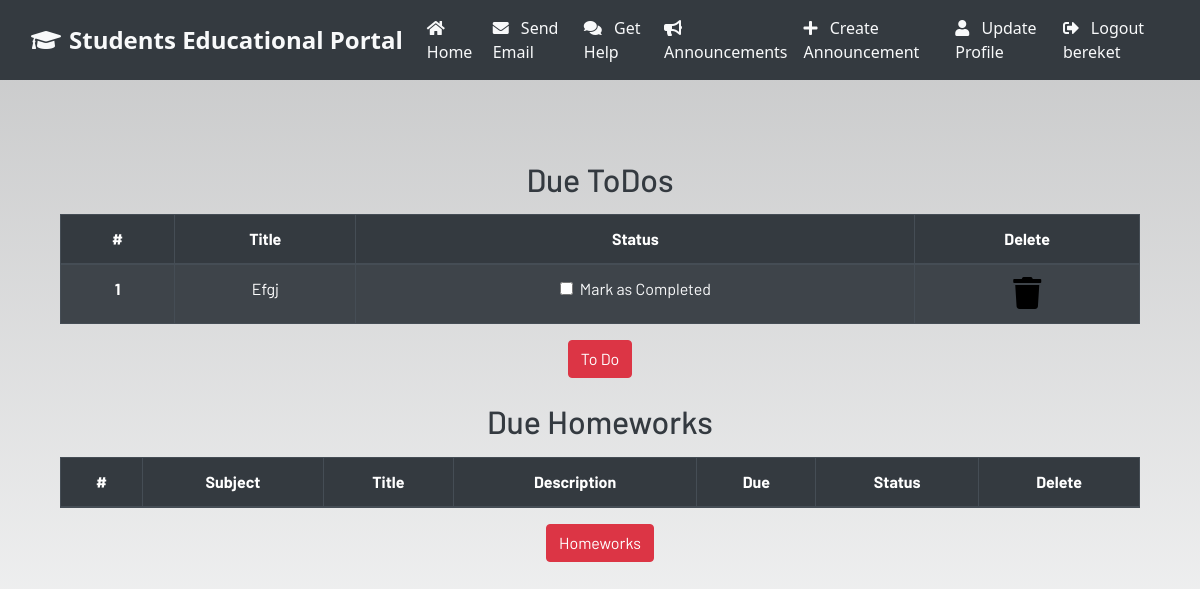
/profile/ (signed in), run on an earlier commit of the app's database.
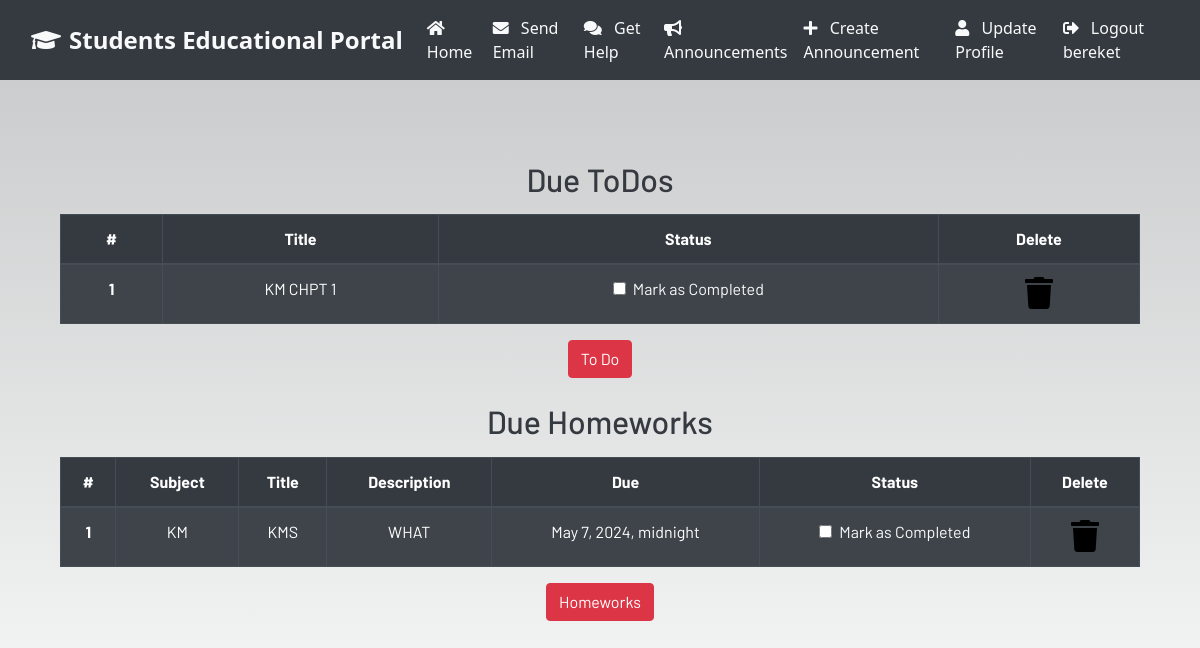
And on a later commit of the database.
### dashboard/models.py (models this page shows, shortened)
class Todo(models.Model):
    user = models.ForeignKey(User,on_delete=models.CASCADE)
    title = models.CharField(max_length=100)
    is_finished = models.BooleanField(default=False)

class Homework(models.Model):
    user = models.ForeignKey(User, on_delete=models.CASCADE)
    subject = models.CharField(max_length=50)
    title = models.CharField(max_length=100)
    description = models.TextField()
    due = models.DateTimeField()
    is_finished=models.BooleanField(default=False)

### dashboard/views.py (the view)
# urls.py: path('profile/',dash_views.profile,name='profile'),
@login_required
def profile(request):
    homeworks = Homework.objects.filter(is_finished=False, user=request.user)
    todos = Todo.objects.filter(is_finished=False, user=request.user)
    if len(homeworks) == 0:
        homework_done = False
    else:
        homework_done = True
    if len(todos) == 0:
        todos_done = False
    else:
        todos_done = True
    context = {
        'homeworks': homeworks,
        'todos': todos,
        'homework_done': homework_done,
        ' todos_done':  todos_done
    }
    return render(request, "dashboard/profile.html", context)

### dashboard/templates/dashboard/profile.html
{% extends 'dashboard/base.html' %}
{% load static %}
{% load crispy_forms_tags%}
{% block content %}
<section class="text-center">
    <div class="container">
        {% if not todos_done %}
        <h2>Due ToDos</h2>
        <table class="table table-striped table-bordered table-hover table-dark">
            <thead>
                <tr>
                    <th scope="col">#</th>
                    <th scope="col">Title</th>
                    <th scope="col">Status</th>
                    <th scope="col">Delete</th>
                </tr>
            </thead>
            <tbody>
                {% for todo in todos %}
                <tr>
                    <th scope="row">1</th>
                    <td>{{todo.title}}</td>
                    <td>
                        <a href="{% url 'update-todo' todo.id %}">
                            <div class="form-check">
                            {% if todo.is_finished == True %}
                                 <input class="form-check-input" type="checkbox" value="" checked/>
                            {% else %}
                                <input class="form-check-input" type="checkbox" value="" />
                            {% endif %}
                                <label class="form-check-label text-light" for="flexCheckDefault">
                                    Mark as Completed
                                </label>
                            </div>
                        </a>
                    </td>
                    <td><a href="{% url 'delete-todo' todo.id %}"><i class="fa fa-trash fa-2x"></i></a></td>
                </tr>
                {% endfor %}
            </tbody>
        </table>
    {% else %}
        <h3>All To dos are completed!!!!</h3>
    {% endif %}
        <a href="{% url 'todo' %}" class="btn btn-danger">To Do</a>
        <br><br>
        {% if not homeworks_done %}
        <h2>Due Homeworks</h2>
        <table class="table table-striped table-bordered table-hover table-dark">
            <thead>
                <tr>
                    <th scope="col">#</th>
                    <th scope="col">Subject</th>
                    <th scope="col">Title</th>
                    <th scope="col">Description</th>
                    <th scope="col">Due</th>
                    <th scope="col">Status</th>
                    <th scope="col">Delete</th>
                </tr>
            </thead>
            <tbody>
            {% for homework in homeworks %}
                <tr>
                    <th scope="row">{{forloop.counter}}</th>
                    <td>{{homework.subject}}</td>
                    <td>{{homework.title}}</td>
                    <td>{{homework.description}}</td>
                    <td>{{homework.due}}</td>
                    <td>
                        <a href="{% url 'update-homework' homework.id %}">
                            <div class="form-check">
                                {% if homework.is_finished == True %}
                                <input class="form-check-input" type="checkbox" value="" checked >
                                {% else %}
                                <input class="form-check-input" type="checkbox" value="" >
                                {% endif %}
                                <label class="form-check-label text-light" for="flexCheckDefault">
                                    Mark as Completed
                                </label>
                            </div>
                        </a>
                    </td>
                    <td><a href="{% url 'delete-homework' homework.id %}"><i class="fa fa-trash fa-2x"></i></a></td>
                </tr>
                {% endfor %}
            </tbody>
        </table>
        {% else %}
        <h3>All To homeworks are completed!!!!</h3>
        {% endif %}
        <a href="{% url 'homework' %}" class="btn btn-danger">Homeworks</a>
    </div>
</section>
{% endblock content %}

What changed in the data, as far as the page shows it:
removed Todo: title "Efgj"
added Todo: title "KM CHPT 1"
added Homework: subject "KM", title "KMS", description "WHAT", due "May 7, 2024, midnight"
